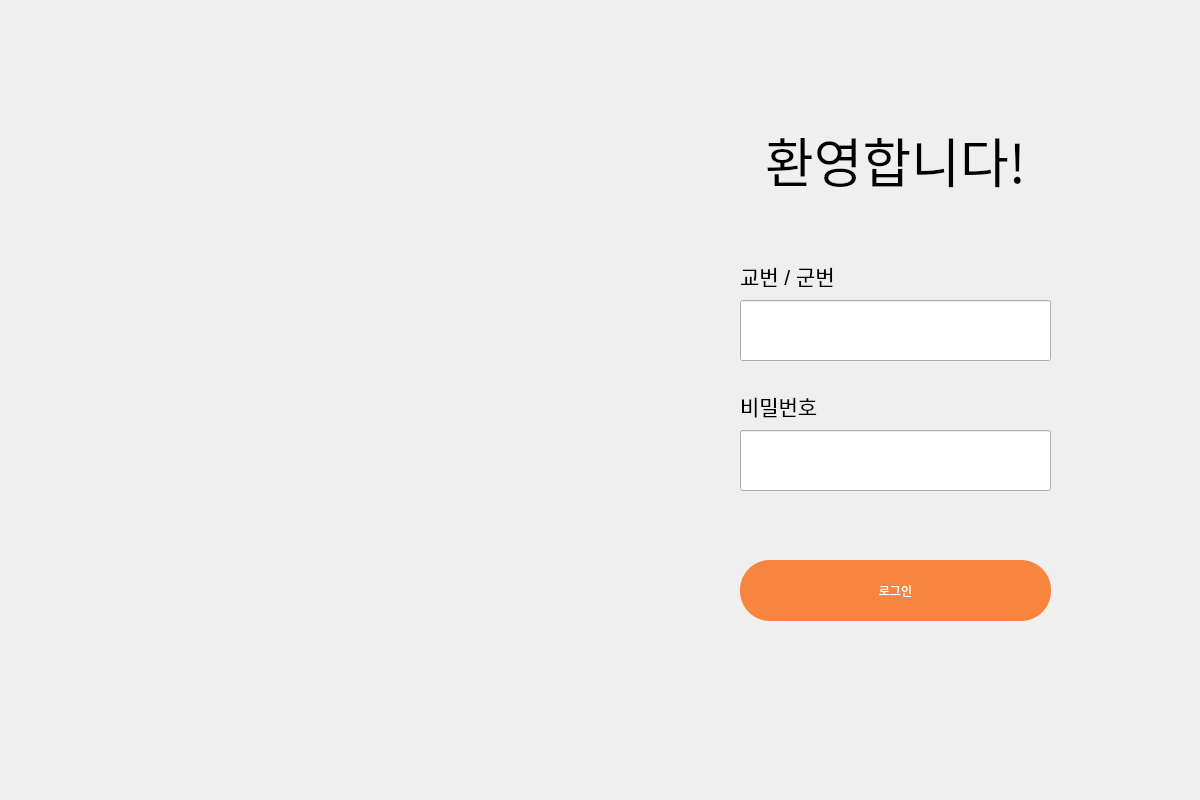
<?xml version="1.0" encoding="UTF-8"?>
<ui version="4.0">
 <class>Dialog</class>
 <widget class="QDialog" name="Dialog">
  <property name="geometry">
   <rect>
    <x>0</x>
    <y>0</y>
    <width>1200</width>
    <height>800</height>
   </rect>
  </property>
  <property name="windowTitle">
   <string>Dialog</string>
  </property>
  <property name="styleSheet">
   <string notr="true">QWidget#bgwidget{
background-color:qlineargradient(spread:pad, x1:0.503, y1:0.00568182, x2:0.51295, y2:0.84, stop:0 rgba(232, 124, 0, 255), stop:0.623116 rgba(255, 255, 255, 255));}</string>
  </property>
  <widget class="QLabel" name="bglabel2">
   <property name="geometry">
    <rect>
     <x>-10</x>
     <y>0</y>
     <width>1200</width>
     <height>800</height>
    </rect>
   </property>
   <property name="text">
    <string/>
   </property>
   <property name="pixmap">
    <pixmap resource="myres.qrc">:/icon/디자인/login_sc_or.jpg</pixmap>
   </property>
  </widget>
  <widget class="QLineEdit" name="idfield">
   <property name="geometry">
    <rect>
     <x>740</x>
     <y>300</y>
     <width>311</width>
     <height>61</height>
    </rect>
   </property>
   <property name="font">
    <font>
     <family>Noto Sans CJK HK DemiLight</family>
     <pointsize>16</pointsize>
    </font>
   </property>
  </widget>
  <widget class="QLabel" name="label_4">
   <property name="geometry">
    <rect>
     <x>740</x>
     <y>260</y>
     <width>111</width>
     <height>31</height>
    </rect>
   </property>
   <property name="font">
    <font>
     <pointsize>14</pointsize>
     <weight>75</weight>
     <italic>true</italic>
     <bold>true</bold>
    </font>
   </property>
   <property name="text">
    <string>&lt;html&gt;&lt;head/&gt;&lt;body&gt;&lt;p&gt;&lt;span style=&quot; font-size:16pt; font-weight:400; font-style:normal;&quot;&gt;교번 / 군번&lt;/span&gt;&lt;/p&gt;&lt;/body&gt;&lt;/html&gt;</string>
   </property>
  </widget>
  <widget class="QLabel" name="label_5">
   <property name="geometry">
    <rect>
     <x>730</x>
     <y>120</y>
     <width>331</width>
     <height>81</height>
    </rect>
   </property>
   <property name="font">
    <font>
     <family>Noto Sans CJK HK Medium</family>
     <pointsize>40</pointsize>
     <weight>50</weight>
     <bold>false</bold>
    </font>
   </property>
   <property name="layoutDirection">
    <enum>Qt::LeftToRight</enum>
   </property>
   <property name="text">
    <string>&lt;html&gt;&lt;head/&gt;&lt;body&gt;&lt;p align=&quot;center&quot;&gt;환영합니다!&lt;/p&gt;&lt;/body&gt;&lt;/html&gt;</string>
   </property>
  </widget>
  <widget class="QLineEdit" name="passwordfield">
   <property name="geometry">
    <rect>
     <x>740</x>
     <y>430</y>
     <width>311</width>
     <height>61</height>
    </rect>
   </property>
   <property name="font">
    <font>
     <family>Noto Sans CJK HK DemiLight</family>
     <pointsize>16</pointsize>
    </font>
   </property>
  </widget>
  <widget class="QLabel" name="PassWord">
   <property name="geometry">
    <rect>
     <x>740</x>
     <y>390</y>
     <width>111</width>
     <height>31</height>
    </rect>
   </property>
   <property name="font">
    <font>
     <pointsize>14</pointsize>
     <weight>75</weight>
     <italic>true</italic>
     <bold>true</bold>
    </font>
   </property>
   <property name="text">
    <string>&lt;html&gt;&lt;head/&gt;&lt;body&gt;&lt;p&gt;&lt;span style=&quot; font-size:16pt; font-weight:400; font-style:normal;&quot;&gt;비밀번호&lt;/span&gt;&lt;/p&gt;&lt;/body&gt;&lt;/html&gt;</string>
   </property>
  </widget>
  <widget class="QPushButton" name="login">
   <property name="geometry">
    <rect>
     <x>740</x>
     <y>560</y>
     <width>311</width>
     <height>61</height>
    </rect>
   </property>
   <property name="styleSheet">
    <string notr="true">border-radius:30px;
background-color:rgb(247, 133, 62);
font: 57 23pt &quot;Noto Sans CJK HK Medium&quot;; color:white;
</string>
   </property>
   <property name="text">
    <string>로그인</string>
   </property>
  </widget>
  <widget class="QLabel" name="error">
   <property name="geometry">
    <rect>
     <x>740</x>
     <y>500</y>
     <width>281</width>
     <height>31</height>
    </rect>
   </property>
   <property name="font">
    <font>
     <family>Noto Sans CJK HK Medium</family>
     <pointsize>11</pointsize>
     <weight>7</weight>
     <italic>false</italic>
     <bold>false</bold>
    </font>
   </property>
   <property name="styleSheet">
    <string notr="true">color:red;
font: 57 11pt &quot;Noto Sans CJK HK Medium&quot;;</string>
   </property>
   <property name="text">
    <string>&lt;html&gt;&lt;head/&gt;&lt;body&gt;&lt;p&gt;&lt;span style=&quot; font-size:10pt; font-weight:600; color:#ff0000;&quot;&gt;&lt;br/&gt;&lt;/span&gt;&lt;/p&gt;&lt;/body&gt;&lt;/html&gt;</string>
   </property>
  </widget>
 </widget>
 <resources>
  <include location="myres.qrc"/>
 </resources>
 <connections/>
</ui>
